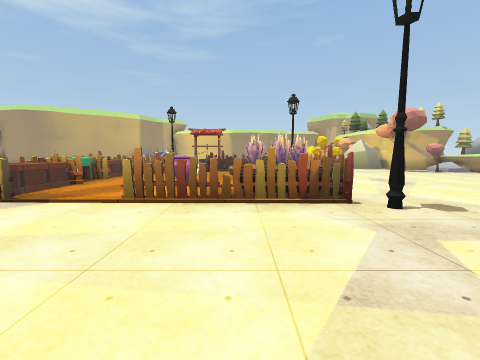
view 1 (above)

24 first-person views from a walk through a scene from a Unity 3-D project. The camera is 1.5 m above the floor, tilts 6° down and sees 90° across. The floor is counted in squares, 2 m on a side. Each view is taken from the middle of a square. On the plan, view 1 faces up. The plan holds only what a view shows up to about 9 squares ahead; the rest is blank. The place goes on beyond the plan. The player is left out. Some animated figures are not drawn. Some surface patterns are stand-ins.

view 2
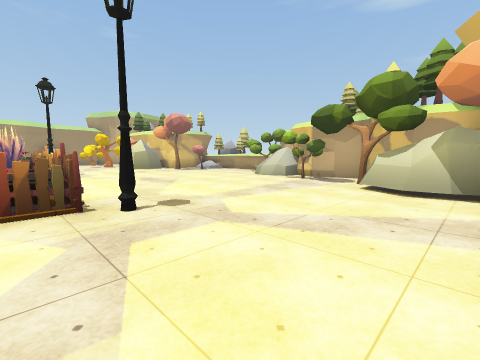

view 3
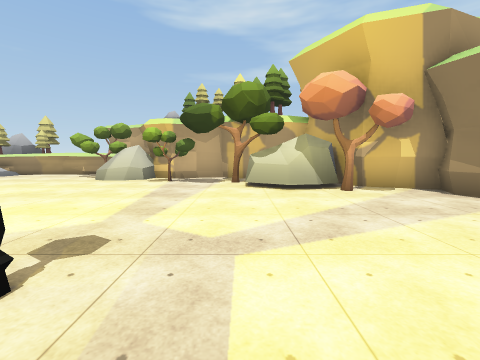

view 4
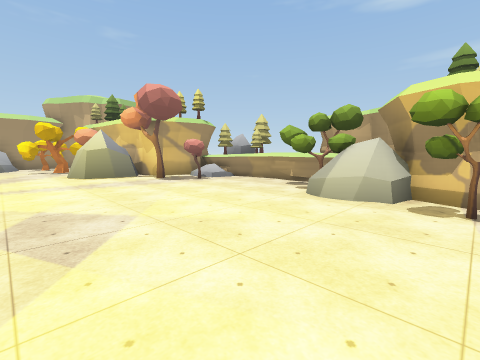

view 5
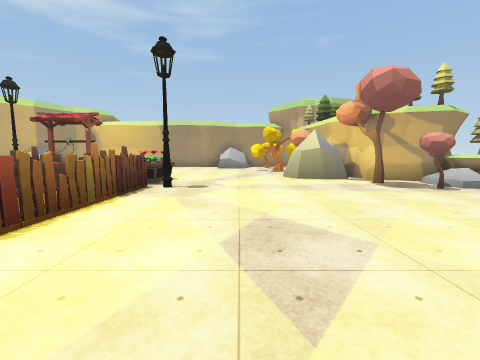

view 6
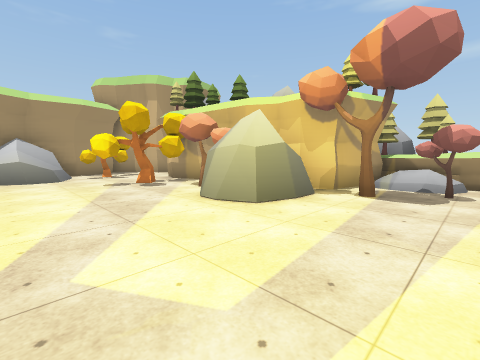

view 7
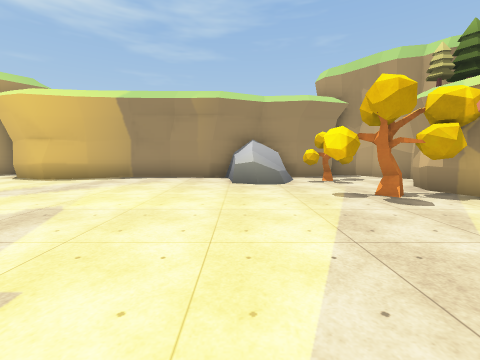

view 8
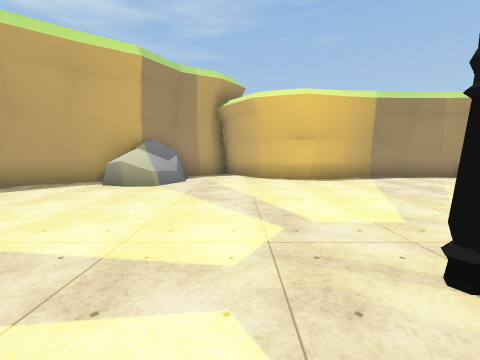

view 9
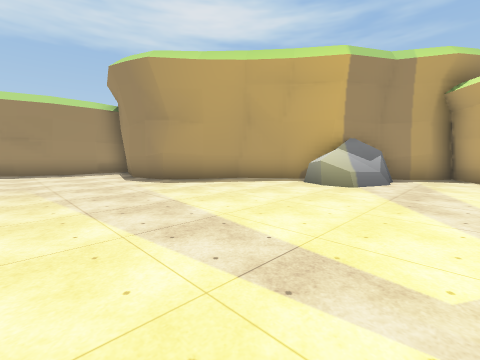

view 10
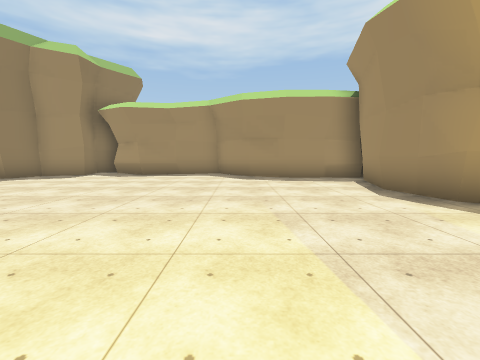

view 11
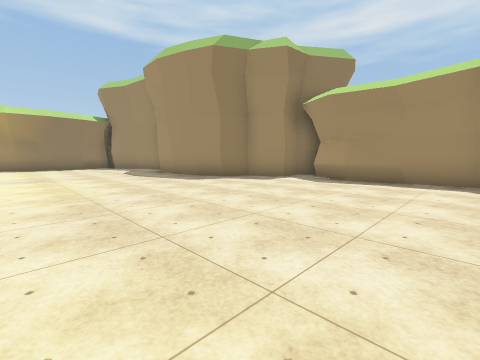

view 12
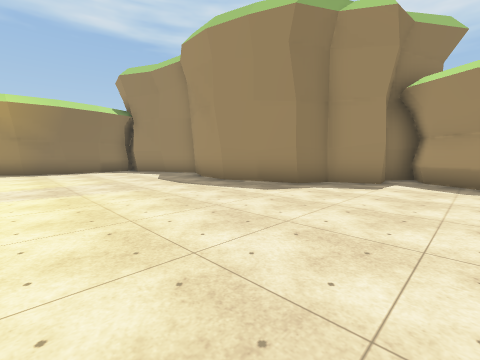

view 13
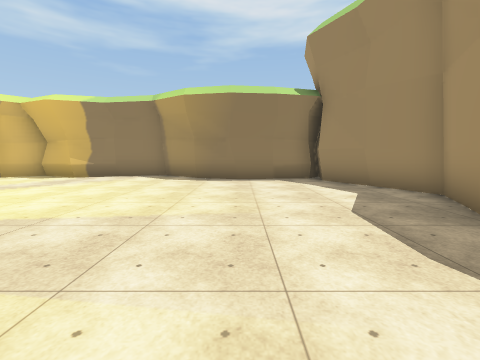

view 14
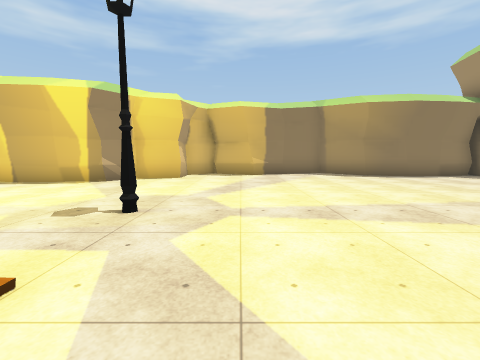

view 15
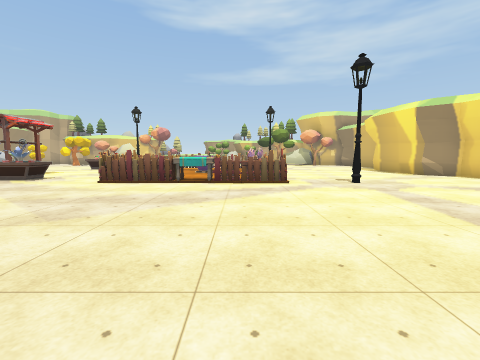

view 16
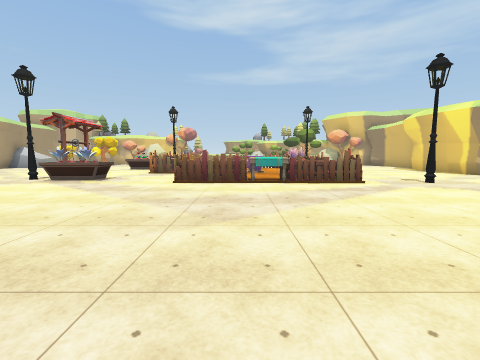

view 17
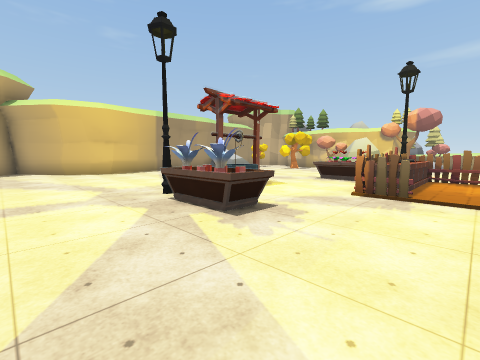

view 18
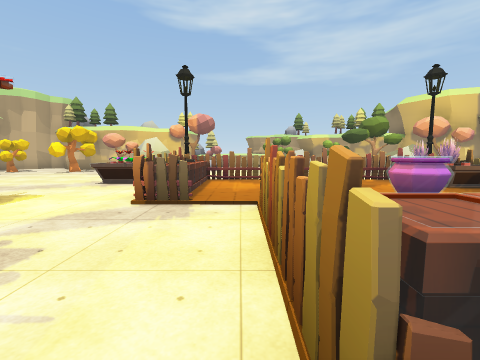

view 19
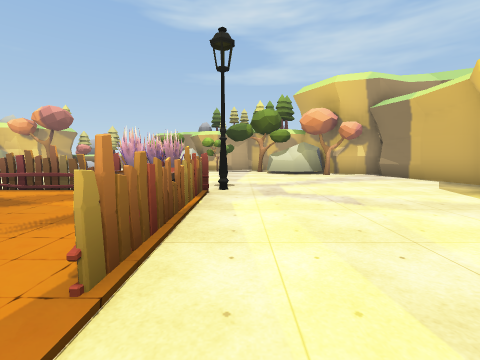

view 20
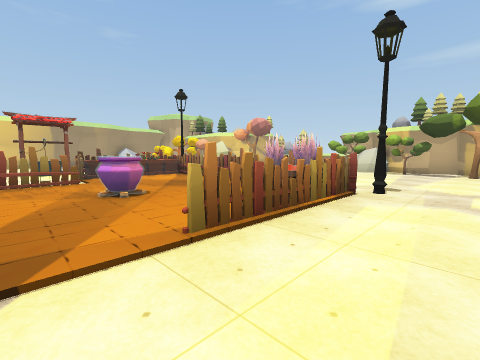

view 21
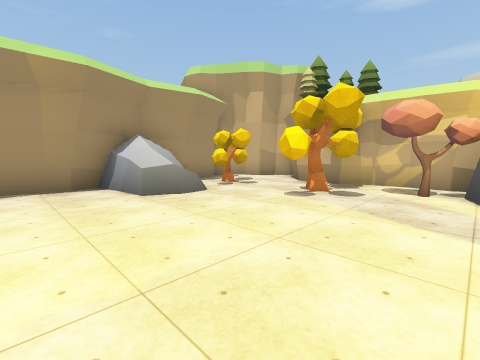

view 22
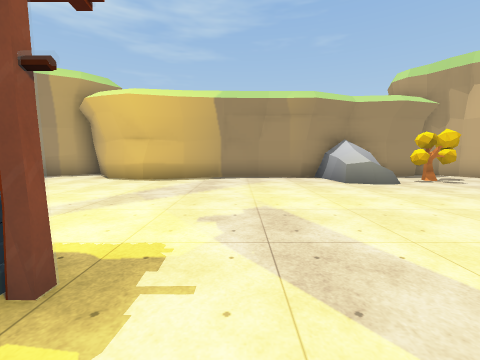

view 23
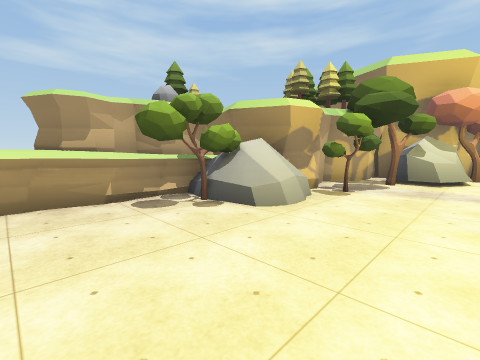

view 24
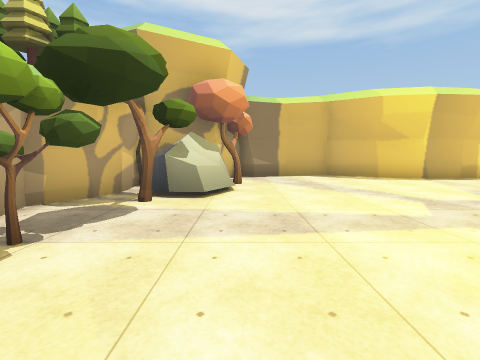

### Floor plan
Key: @ floor where view 1 was taken; # wall or solid block; . floor; / step, stairs or slope; = window, fence, low wall or low ledge; ^ raised ledge; C cauldron; P pot; L lamp; T tree; O other object.
Columns run from 18 left of view 1 to 12 right of it. Each row starts with its distance up from view 1.
 21            ####        ####
 20            #..#######OO#..##
 19         ##OO.........OOTT..#
 18        ##.OO..........O...##
 17       ##................T##
 16   #####...................#
 15   #......................T#
 14   #.....................OO#
 13  ##...........L.OO......OO#   O
 12 ##............O....OO.....###T^
 11 #.............O..O.OL.....TT^^T
 10 #................OOO=.....T.#
  9 ##............##....#.......#
  8 ##............O.....#.......###
  7 #.............OO.C..=......T^ #
  6 ##............O.CC........OTO #
  5  ##...........O.....#......O#^#
  4   #...........O./=PP#.....T## #
  3   ##................L......#
  2    #.........L...........T.#
  1   ##....................OO.#
  0   #...............@.....TO##
 -1   #......................##
 -2   ##............####...###
 -3    #..........###  #####
 -4    ######..##.#
 -5         #######

Positions as (right, up) in squares from view 1, and headings:
1: (0, 0), facing up
2: (1, 0), facing up-right
3: (1, 2), facing right
4: (4, 4), facing up-right
5: (4, 5), facing up
6: (3, 10), facing up-right
7: (3, 12), facing up
8: (-5, 12), facing up
9: (-5, 12), facing up-left
10: (-8, 12), facing left
11: (-10, 11), facing down-left
12: (-10, 8), facing down-left
13: (-12, 4), facing down
14: (-6, 5), facing down
15: (-11, 5), facing right
16: (-11, 7), facing right
17: (-6, 9), facing up-right
18: (-5, 9), facing right
19: (-3, 3), facing right
20: (-3, 2), facing up-right
21: (1, 14), facing up-right
22: (0, 12), facing up
23: (6, 9), facing down-right
24: (6, 6), facing down
